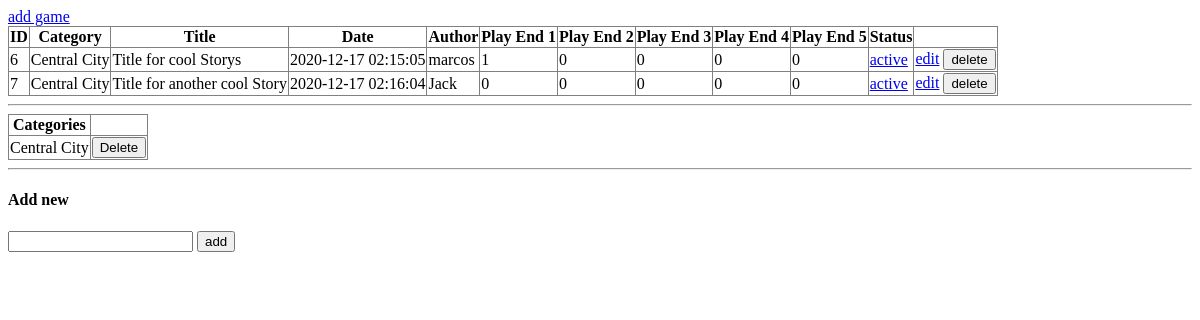
Screenshot of /control/index.php with the database file from the repository.
### tables this page shows
CREATE TABLE `games` (
  `game_id` int(11) NOT NULL AUTO_INCREMENT,
  `game_category_id` int(11) NOT NULL,
  `game_title` varchar(255) NOT NULL,
  `game_author` varchar(100) NOT NULL,
  `game_picture` varchar(255) DEFAULT NULL,
  `game_audio` varchar(255) DEFAULT NULL,
  `game_active` enum('0','1') NOT NULL DEFAULT '1',
  `game_created` datetime NOT NULL DEFAULT current_timestamp(),
  `game_end1` int(11) DEFAULT 0,
  `game_end2` int(11) DEFAULT 0,
  `game_end3` int(11) DEFAULT 0,
  `game_end4` int(11) DEFAULT 0,
  `game_end5` int(11) DEFAULT 0,
  PRIMARY KEY (`game_id`),
  KEY `games_FK` (`game_category_id`),
  CONSTRAINT `games_FK` FOREIGN KEY (`game_category_id`) REFERENCES `categories` (`category_id`)
);

CREATE TABLE `categories` (
  `category_id` int(11) NOT NULL AUTO_INCREMENT,
  `category_name` varchar(120) NOT NULL,
  `category_created` datetime NOT NULL DEFAULT current_timestamp(),
  PRIMARY KEY (`category_id`)
);

### control/index.php (called while the page is built, shortened)
<?php
require_once '../config/init.php';
$g = new Game($db);
$categories = $g->get_categories();
$games = $g->get_games();
include_once DIR . 'views/control/header.view.php';
include_once DIR . 'views/control/index.view.php';
include_once DIR . 'views/control/footer.view.php';

### config/auto_loader.php (called while the page is built, shortened)
<?php
function ldr($className)
{
    $path = DIR . "classes/";
    $ext = ".class.php";
    $full = $path . strtolower($className) . $ext;
}

### classes/game.class.php (called while the page is built, shortened)
<?php
class Game
{
    private $db;
    public function __construct(PDO $db) {
        $this->db = $db;
    }
    public function get_categories ()
    {
        $q = 'SELECT * FROM `categories`';
        $s = $this->db->prepare($q);
        if ($s->execute()) {
            return $s->fetchAll();
        }
        return [];
    }
    public function get_games ()
    {
        $q = 'SELECT * FROM `games` g JOIN `categories` c ON g.`game_category_id` = c.`category_id`';
        $s = $this->db->prepare($q);
        if ($s->execute()) {
            return $s->fetchAll();
        }
        return [];
    }
}

### views/control/index.view.php (the view, shortened to what this page needs)
<a href="<?=URL?>/control/add_game.php">add game</a>
<table border="1" style="border-collapse: collapse;">
    <thead>
        <tr>
            <th>ID</th>
            <th>Category</th>
            <th>Title</th>
            <th>Date</th>
            <th>Author</th>
            <th>Play End 1</th>
            <th>Play End 2</th>
            <th>Play End 3</th>
            <th>Play End 4</th>
            <th>Play End 5</th>
            <th>Status</th>
            <th></th>
        </tr>
    </thead>
    <tbody>
        <?php foreach($games as $game): ?>
        <tr>
            <td><?=$game['game_id']?></td>
            <td><?=$game['category_name']?></td>
            <td><?=$game['game_title']?></td>
            <td><?=$game['game_created']?></td>
            <td><?=$game['game_author']?></td>
            <td><?=$game['game_end1']?></td>
            <td><?=$game['game_end2']?></td>
            <td><?=$game['game_end3']?></td>
            <td><?=$game['game_end4']?></td>
            <td><?=$game['game_end5']?></td>
            <td>
                <?php if($game['game_active'] === '1'): ?>
                    <a href="<?=URL?>/control/?inactive=<?=$game['game_id']?>">active</a>
                <?php else: ?>
                    <a href="<?=URL?>/control/?active=<?=$game['game_id']?>">inactive</a>
                <?php endif; ?>
            </td>
            <td>
                <a href="<?=URL?>/control/edit_game.php?id=<?=$game['game_id']?>">edit</a>
                <button class="delete-game" value="<?=$game['game_id']?>">delete</button>
            </td>
        </tr>
        <?php endforeach; ?>
    </tbody>
</table>
<div>
    <hr>
    <table border="1" style="border-collapse: collapse;">
        <thead>
            <th>Categories</th>
            <th></th>
        </thead>
        <tbody id="rows">
            <?php foreach ($categories as $category): ?>
            <tr>
                <td><?=$category['category_name']?></td>
                <td><button class="delete-category" value="<?=$category['category_id']?>">Delete</button></td>
            </tr>
            <?php endforeach; ?>
        </tbody>
    </table>
    <form method="POST" action="">
        <hr>
        <h4>Add new</h4>
        <input type="text" name="category_name">
        <button type="submit">add</button>
    </form>
</div>

### views/control/header.view.php (shortened to what this page needs)
<!DOCTYPE html>
<html lang="en">
<head>
</head>
<body>

### views/control/footer.view.php
</body>
</html>

### rows the page displays
games: game_id "6", game_category.category_name "Central City", game_title "Title for cool Storys", game_created "2020-12-17 02:15:05", game_author "marcos", game_end1 "1", game_end2 "0", game_end3 "0", game_end4 "0", game_end5 "0"
games: game_id "7", game_category.category_name "Central City", game_title "Title for another cool Story", game_created "2020-12-17 02:16:04", game_author "Jack", game_end1 "0", game_end2 "0", game_end3 "0", game_end4 "0", game_end5 "0"
categories: category_name "Central City", $category['category_id'] 23 (drawn)
